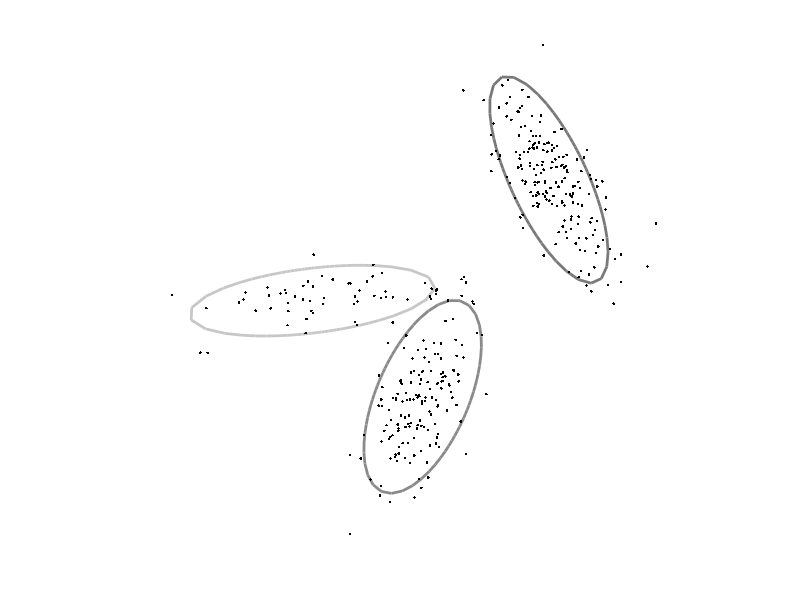
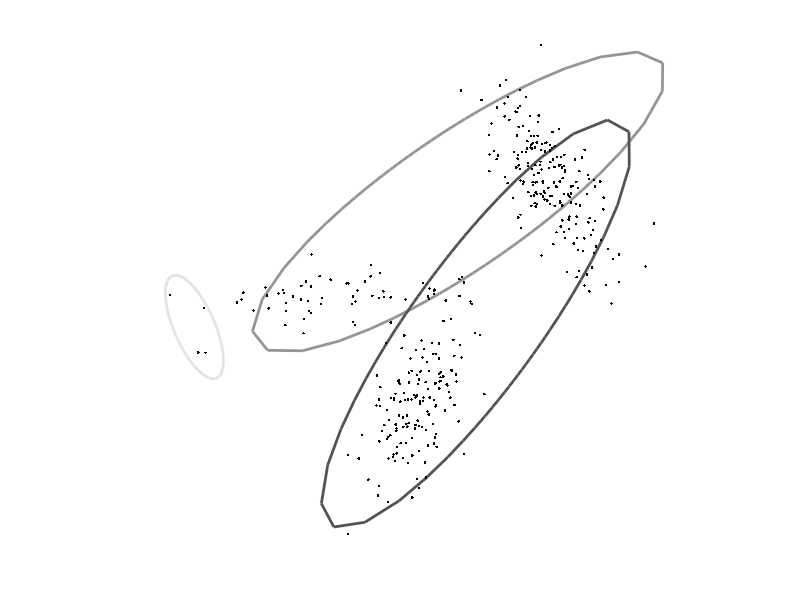

These charts were generated, in order, by the following MATLAB code:
function r=practicalMixGaussC

%The goal of this practical is to generate some data from an n-Dimensional
%mixtures of Gaussians model, and subsequently to fit an
%n-dimensional mixtures of Gaussians model to it to recover the original
%parameters

%You should use this template for your code and fill in the missing 
%sections marked "TO DO"

%close all open plots
close all;

%define true parameters for mixture of k Gaussians
%we will represent the mixtures of Gaussians as a Matlab structure
%in d dimenisions, the mean field
%will be a dxk matrix and the cov field will be a dxdxk matrix.
mixGaussTrue.k = 3;
mixGaussTrue.d = 2;
mixGaussTrue.weight = [0.1309 0.3966 0.4725];
mixGaussTrue.mean(:,1) = [ 4.0491 ; 4.8597];
mixGaussTrue.mean(:,2) = [ 7.7578 ; 1.6335];
mixGaussTrue.mean(:,3) = [11.9945 ; 8.9206];
mixGaussTrue.cov(:,:,1) = [  4.2534    0.4791;  0.4791    0.3522];
mixGaussTrue.cov(:,:,2) = [  0.9729    0.8723;  0.8723    2.6317];
mixGaussTrue.cov(:,:,3) = [  0.9886   -1.2244; -1.2244    3.0187];

%define number of samples to generate
nData = 400;

%generate data from the mixture of Gaussians
%TO DO - fill in this routine (below)
data = mixGaussGen(mixGaussTrue,nData);

%draw data, true Gaussians
figure;
drawEMData2d(data,mixGaussTrue);
drawnow;
%saveas( gcf, 'PartC_iteration_initial', 'jpg' );
%define number of components to estimate
nGaussEst = 3;

%fit mixture of Gaussians
%TO DO fill in this routine (below)
figure;
mixGaussEst = fitMixGauss(data,nGaussEst);




%==========================================================================
%==========================================================================

%the goal of this function is to generate data from a k-dimensional
%mixtures of Gaussians structure.
function data = mixGaussGen(mixGauss,nData);

%create space for output data
data = zeros(mixGauss.d,nData);
%for each data point
for (cData =1:nData)
    %randomly choose Gaussian according to probability distributions
    h = sampleFromDiscrete(mixGauss.weight);
    %draw a sample from the appropriate Gaussian distribution
    %first sample from the covariance matrix (google how to do this - it
    %will involve the Matlab command 'chol').  Then add the mean vector
    %TO DO (f)- replace this   
    data(:,cData) = mixGauss.mean(:,h)+chol(mixGauss.cov(:,:,h))'*randn(2,1);
   
end;
    
%==========================================================================
%==========================================================================

function mixGaussEst = fitMixGauss(data,k);
        
[nDim nData] = size(data);

%MAIN E-M ROUTINE 
%there are nData data points, and there is a hidden variable associated
%with each.  If the hidden variable is 0 this indicates that the data was
%generated by the first Gaussian.  If the hidden variable is 1 then this
%indicates that the hidden variable was generated by the second Gaussian
%etc.

postHidden = zeros(k, nData);

%in the E-M algorithm, we calculate a complete posterior distribution over
%the (nData) hidden variables in the E-Step.  In the M-Step, we
%update the parameters of the Gaussians (mean, cov, w).  

%we will initialize the values to random values
mixGaussEst.d = nDim;
mixGaussEst.k = k;
mixGaussEst.weight = (1/k)*ones(1,k);
mixGaussEst.mean = 2*randn(nDim,k);
for (cGauss =1:k)
    mixGaussEst.cov(:,:,cGauss) = (0.5+1.5*rand(1))*eye(nDim,nDim);
end;

%calculate current likelihood
%TO DO - fill in this routine
logLike = getMixGaussLogLike(data,mixGaussEst);
fprintf('Log Likelihood Iter 0 : %4.3f\n',logLike);
responsibilities_numerator = zeros(k,nData);
nIter = 20;
for (cIter = 1:nIter)
   %Expectation step
   
   for (cData = 1:nData)
    
        %TO DO: fill in column of 'hidden' - caculate posterior probability that
        %this data point came from each of the Gaussians
        %replace this:
        for (row=1:k)
        responsibilities_numerator(row,cData)=calcGaussianProb(data(:,cData),mixGaussEst.mean(:,row),mixGaussEst.cov(:,:,row))*mixGaussEst.weight(:,row);
        end;
        
   end;
   for(column=1:nData)
     postHidden(:,column)=responsibilities_numerator(:,column)./sum(responsibilities_numerator(:,column));
   end;
   
   %Maximization Step
   
   %for each constituent Gaussian
   for (cGauss = 1:k) 
        %TO DO (h):  Update weighting parameters mixGauss.weight based on the total
        %posterior probability associated with each Gaussian. Replace this:
        mixGaussEst.weight(cGauss) = sum(postHidden(cGauss,:))/length(postHidden(cGauss,:)); 
   
        %TO DO (i):  Update mean parameters mixGauss.mean by weighted average
        %where weights are given by posterior probability associated with
        %Gaussian.  Replace this:
        mixGaussEst.mean(:,cGauss) = (postHidden(cGauss,:)*data(:,:)')/sum(postHidden(cGauss,:));
        %TO DO (j):  Update covarance parameter based on weighted average of
        %square distance from update mean, where weights are given by
        %posterior probability associated with Gaussian
        p1 = bsxfun(@minus,data,mixGaussEst.mean(:,cGauss));
        mixGaussEst.cov(:,:,cGauss) = bsxfun(@times,p1, postHidden(cGauss,:))*p1'./sum(postHidden(cGauss,:));
                  mixGaussEst.cov(:,:,cGauss)=((mixGaussEst.cov(:,:,cGauss)+mixGaussEst.cov(:,:,cGauss)')/2);
       %(Came up for part 2 but put back in here to speed up process.) 
   end;
   
   %draw the new solution
   drawEMData2d(data,mixGaussEst);drawnow;
   filename = sprintf('PartC_iteration_%d.jpg', cIter);
   %saveas(gcf, filename, 'jpg');
   fprintf('Log Likelihood Iter %d: %4.3f\n',cIter,logLike)
   %saveas( gcf, 'PartC_iteration_20', 'jpg' );
   %calculate the log likelihood   logLike =
   %getMixGaussLogLike(data,mixGaussEst);   fprintf('Log Likelihood Iter %d
   %: %4.3f\n',cIter,logLike);
end;


%==========================================================================
%==========================================================================

%the goal of this routine is to calculate the log likelihood for the whole
%data set under a mixture of Gaussians model. We calculate the log as the
%likelihood will probably be a very small number that Matlab may not be
%able to represent.
function logLike = getMixGaussLogLike(data,mixGaussEst);

%find total number of data items
nData = size(data,2);

%initialize log likelihoods
logLike = 0;

%run through each data item
for(cData = 1:nData)
    like=0;
    thisData = data(:,cData); 
    %TO DO - calculate likelihood of this data point under mixture of
    %Gaussians model. Replace this
    for (num= 1:size(mixGaussEst.weight))
    like_n=calcGaussianProb(thisData,mixGaussEst.mean(:,num),mixGaussEst.cov(:,:,num)).* mixGaussEst.weight(:,num) ;  
    like = like + like_n;
    end;
    
    %add to total log like
    logLike = logLike+log(like);        
end;




%==========================================================================
%==========================================================================

%The goal fo this routine is to draw the data in histogram form and plot
%the mixtures of Gaussian model on top of it.
function r = drawEMData2d(data,mixGauss)


set(gcf,'Color',[1 1 1]);
plot(data(1,:),data(2,:),'k.');

for (cGauss = 1:mixGauss.k)
    drawGaussianOutline(mixGauss.mean(:,cGauss),mixGauss.cov(:,:,cGauss),mixGauss.weight(cGauss));
    hold on;
end;
plot(data(1,:),data(2,:),'k.');
axis square;axis equal;
axis off;
hold off;drawnow;

    
%---------------------------------------------------------------------
function prob = getGaussProb(x,mean,var)

prob = (1/((2*pi)*sqrt(det(var))))*exp(-0.5*(x-mean)'*(var)^-1*(x-mean));

%=================================================================== 
%===================================================================

%draw 2DGaussian
function r= drawGaussianOutline(m,s,w)

hold on;
angleInc = 0.1;

c = [0.9*(1-w) 0.9*(1-w) 0.9*(1-w)];


for (cAngle = 0:angleInc:2*pi)
    angle1 = cAngle;
    angle2 = cAngle+angleInc;
    [x1 y1] = getGaussian2SD(m,s,angle1);
    [x2 y2] = getGaussian2SD(m,s,angle2);
    plot([x1 x2],[y1 y2],'k-','LineWidth',2,'Color',c);
end

%===================================================================
%===================================================================

%find position of in xy co-ordinates at 2SD out for a certain angle
function [x,y]= getGaussian2SD(m,s,angle1)

if (size(s,2)==1)
    s = diag(s);
end;

vec = [cos(angle1) sin(angle1)];
factor = 4/(vec*inv(s)*vec');

x = cos(angle1) *sqrt(factor);
y = sin(angle1) *sqrt(factor);

x = x+m(1);
y = y+m(2);

%==========================================================================
%==========================================================================

%draws a random sample from a discrete probability distribution using a
%rejection sampling method
function r = sampleFromDiscrete(probDist);

nIndex = length(probDist);
while(1)
    %choose random index
    r=ceil(rand(1)*nIndex);
    %choose random height
    randHeight = rand(1);
    %if height is less than probability value at this point in the
    %histogram then select
    if (randHeight<probDist(r))
        break;
    end;
end;

% we need to run the function several times to find the best starting theta
% see page 114 in the book. 
function like = calcGaussianProb(data,gaussMean,gaussCov)

%TO DO (b) - fill in this routine
%replace this
g = length(gaussMean);
p1 = gaussCov\(data - gaussMean);
output = (1/(((2*pi)^(g/2)) * det(gaussCov)))*(exp(-0.5*(data - gaussMean)' *p1));


like = output;
